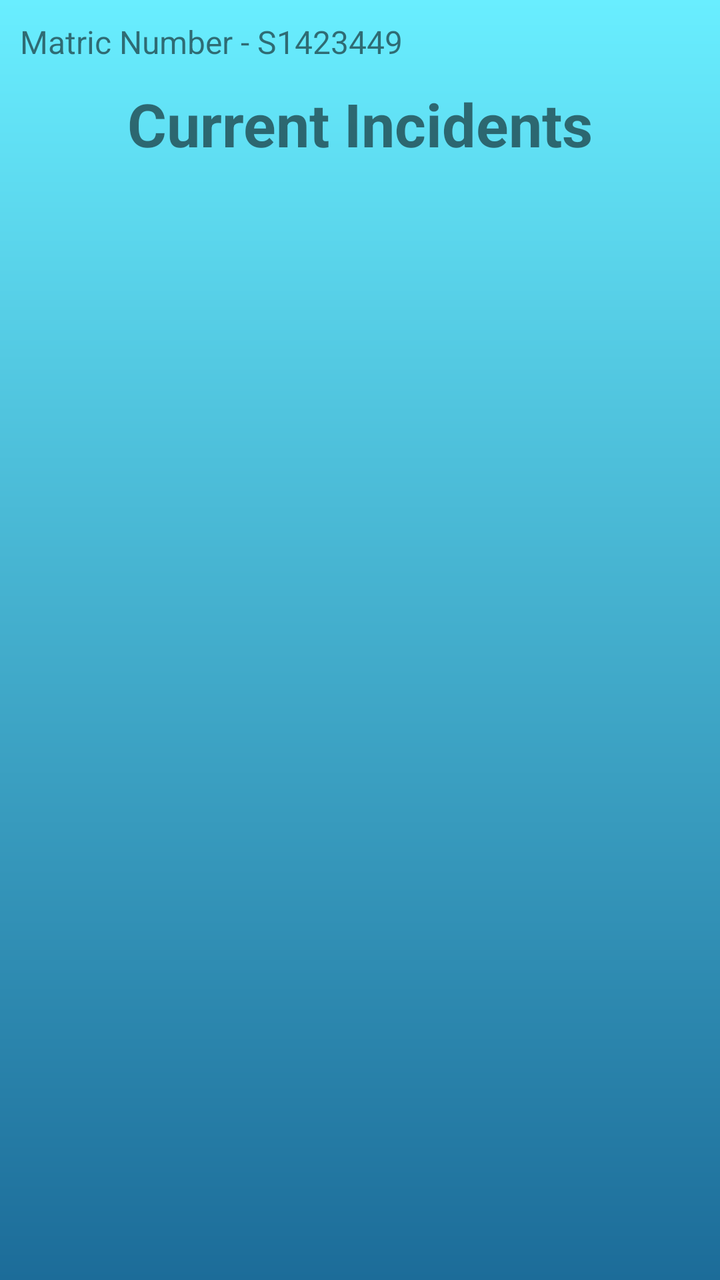
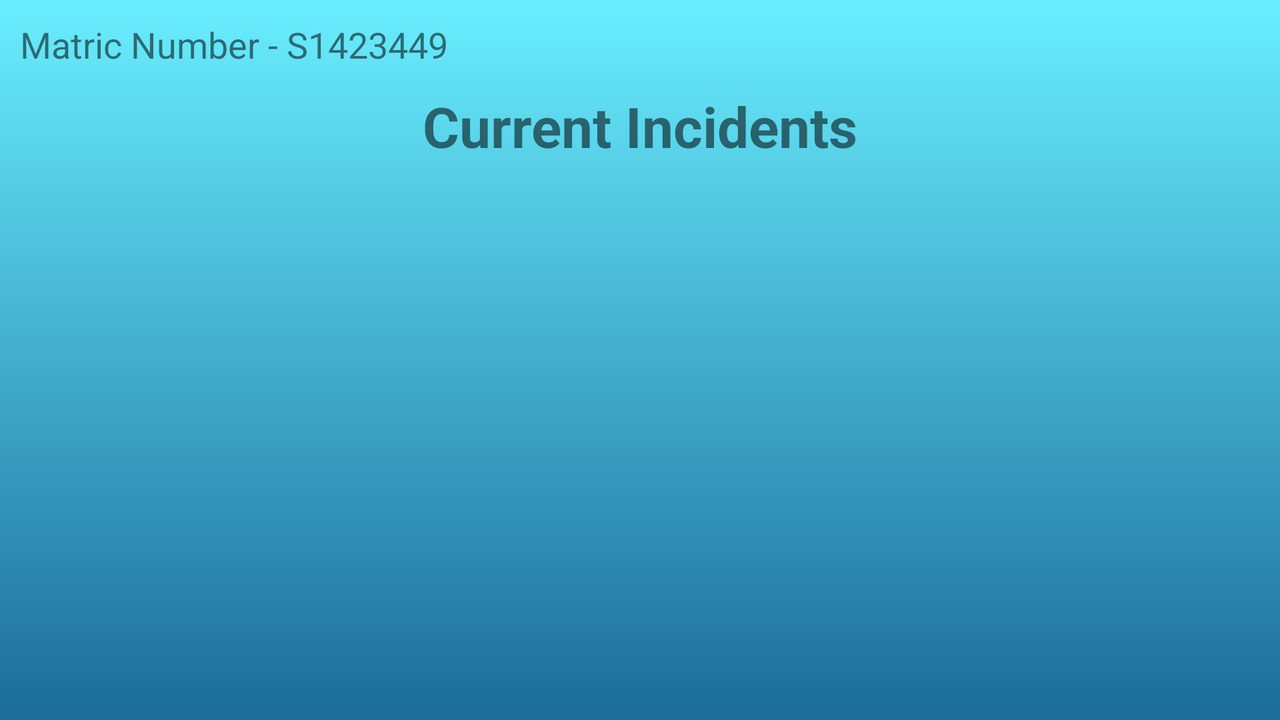

The same Android screen from two of the app's own layout files: first res/layout/ as a phone draws it, then the repository's variant for another configuration, drawn on a device whose configuration selects that folder. Both files follow.
<!-- AndroidManifest.xml: application theme AppTheme -->
<!-- res/layout/current_incidents.xml -->
<?xml version="1.0" encoding="utf-8"?>


<ScrollView xmlns:android="http://schemas.android.com/apk/res/android"
    android:id="@+id/mainView"
    android:layout_width="fill_parent"
    android:fillViewport="true"
    android:layout_height="fill_parent">
            <LinearLayout xmlns:android="http://schemas.android.com/apk/res/android"
                android:orientation="vertical"
                android:layout_width="fill_parent"
                android:layout_height="fill_parent"
                android:background="@drawable/list_background_colour"
                android:padding="10dp">

                <TextView
                    android:id="@+id/MatricNum"
                    android:layout_width="match_parent"
                    android:layout_height="wrap_content"
                    android:text="Matric Number - S1423449"
                    android:textSize="16sp" />

                <TextView
                    android:id="@+id/CurrentTitle"
                    android:layout_width="fill_parent"
                    android:layout_height="wrap_content"
                    android:padding="10dp"
                    android:textSize="30sp"
                    android:textStyle="bold"
                    android:textAlignment="center"
                    android:text="@string/CurrentTitle"
                />


                <ListView
                    android:id="@+id/current_list_view"
                    android:layout_width="match_parent"
                    android:layout_height="wrap_content"
                    android:padding="10dp"
                    android:layout_centerVertical="true"
                    android:layout_centerHorizontal="true" />

            </LinearLayout>
</ScrollView>
<!-- resources referenced by this layout -->
<resources>
  <!-- drawable list_background_colour (drawable) -->
  <?xml version="1.0" encoding="utf-8"?>
  <shape xmlns:android="http://schemas.android.com/apk/res/android"
      android:shape="rectangle">
  
      <gradient
          android:startColor="#69eeff"
          android:endColor="#1c6c99"
          android:angle="-270"/>
  
  </shape>
  
      
  <string name="CurrentTitle"> Current Incidents</string>
  <style name="AppTheme" parent="Theme.AppCompat.Light.DarkActionBar">
          
          <item name="colorPrimary">@color/colorPrimary</item>
          <item name="colorPrimaryDark">@color/colorPrimaryDark</item>
          <item name="colorAccent">@color/colorAccent</item>
  
  
      </style>
  <color name="colorPrimary">#0d636e</color>
  <color name="colorPrimaryDark">#002f49</color>
  <color name="colorAccent">#002f49</color>
</resources>
<!-- res/layout-land/current_incidents.xml (the repository's variant of the layout above) -->
<!-- drawn on the phone turned sideways -->
<?xml version="1.0" encoding="utf-8"?>
    <LinearLayout xmlns:android="http://schemas.android.com/apk/res/android"
        android:orientation="vertical"
        android:layout_width="fill_parent"
        android:layout_height="fill_parent"
        android:background="@drawable/list_background_colour"
        android:padding="10dp">

        <TextView
            android:id="@+id/MatricNum"
            android:layout_width="match_parent"
            android:layout_height="wrap_content"
            android:text="Matric Number - S1423449"
            android:textSize="18sp" />

        <TextView
            android:id="@+id/CurrentTitle"
            android:layout_width="match_parent"
            android:layout_height="wrap_content"
            android:layout_marginTop="5dp"
            android:padding="5dp"
            android:textSize="28sp"
            android:textStyle="bold"
            android:textAlignment="center"
            android:text="@string/CurrentTitle"
            />

        <ListView
            android:id="@+id/current_list_view"
            android:layout_width="match_parent"
            android:layout_height="wrap_content"
            android:padding="10dp"
            android:layout_centerVertical="true"
            android:layout_centerHorizontal="true" />

    </LinearLayout>
